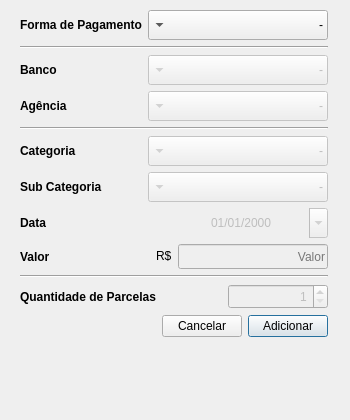
<?xml version="1.0" encoding="UTF-8"?>
<ui version="4.0">
 <class>AddExpenseBudget</class>
 <widget class="QWidget" name="AddExpenseBudget">
  <property name="windowModality">
   <enum>Qt::NonModal</enum>
  </property>
  <property name="enabled">
   <bool>true</bool>
  </property>
  <property name="geometry">
   <rect>
    <x>0</x>
    <y>0</y>
    <width>350</width>
    <height>420</height>
   </rect>
  </property>
  <property name="sizePolicy">
   <sizepolicy hsizetype="Preferred" vsizetype="Preferred">
    <horstretch>0</horstretch>
    <verstretch>0</verstretch>
   </sizepolicy>
  </property>
  <property name="minimumSize">
   <size>
    <width>350</width>
    <height>290</height>
   </size>
  </property>
  <property name="maximumSize">
   <size>
    <width>350</width>
    <height>420</height>
   </size>
  </property>
  <property name="windowTitle">
   <string>AddBudget</string>
  </property>
  <property name="locale">
   <locale language="Portuguese" country="Brazil"/>
  </property>
  <widget class="QWidget" name="layoutWidget">
   <property name="geometry">
    <rect>
     <x>10</x>
     <y>10</y>
     <width>331</width>
     <height>401</height>
    </rect>
   </property>
   <layout class="QVBoxLayout" name="verticalLayout">
    <property name="spacing">
     <number>-1</number>
    </property>
    <property name="sizeConstraint">
     <enum>QLayout::SetFixedSize</enum>
    </property>
    <property name="leftMargin">
     <number>10</number>
    </property>
    <property name="topMargin">
     <number>0</number>
    </property>
    <property name="rightMargin">
     <number>0</number>
    </property>
    <property name="bottomMargin">
     <number>0</number>
    </property>
    <item>
     <layout class="QHBoxLayout" name="horizontalLayout">
      <item>
       <widget class="QLabel" name="budgetTypeLabel">
        <property name="font">
         <font>
          <family>Arial</family>
          <weight>75</weight>
          <bold>true</bold>
         </font>
        </property>
        <property name="text">
         <string>Forma de Pagamento</string>
        </property>
        <property name="textInteractionFlags">
         <set>Qt::NoTextInteraction</set>
        </property>
       </widget>
      </item>
      <item>
       <widget class="QComboBox" name="budgetType">
        <property name="sizePolicy">
         <sizepolicy hsizetype="Fixed" vsizetype="Fixed">
          <horstretch>0</horstretch>
          <verstretch>0</verstretch>
         </sizepolicy>
        </property>
        <property name="minimumSize">
         <size>
          <width>180</width>
          <height>30</height>
         </size>
        </property>
        <property name="maximumSize">
         <size>
          <width>180</width>
          <height>30</height>
         </size>
        </property>
        <property name="mouseTracking">
         <bool>false</bool>
        </property>
        <property name="focusPolicy">
         <enum>Qt::WheelFocus</enum>
        </property>
        <property name="acceptDrops">
         <bool>false</bool>
        </property>
        <property name="statusTip">
         <string/>
        </property>
        <property name="layoutDirection">
         <enum>Qt::RightToLeft</enum>
        </property>
        <property name="autoFillBackground">
         <bool>false</bool>
        </property>
        <property name="locale">
         <locale language="Portuguese" country="Brazil"/>
        </property>
        <property name="editable">
         <bool>false</bool>
        </property>
        <property name="currentText">
         <string>-</string>
        </property>
        <property name="insertPolicy">
         <enum>QComboBox::NoInsert</enum>
        </property>
        <property name="sizeAdjustPolicy">
         <enum>QComboBox::AdjustToContents</enum>
        </property>
        <property name="duplicatesEnabled">
         <bool>false</bool>
        </property>
        <property name="modelColumn">
         <number>0</number>
        </property>
        <item>
         <property name="text">
          <string>-</string>
         </property>
        </item>
        <item>
         <property name="text">
          <string>Dinheiro</string>
         </property>
        </item>
        <item>
         <property name="text">
          <string>Débito em Conta</string>
         </property>
        </item>
        <item>
         <property name="text">
          <string>Cartão de Crédito</string>
         </property>
        </item>
       </widget>
      </item>
     </layout>
    </item>
    <item>
     <widget class="Line" name="line_1">
      <property name="orientation">
       <enum>Qt::Horizontal</enum>
      </property>
     </widget>
    </item>
    <item>
     <layout class="QHBoxLayout" name="bank_issuerHLayout">
      <item>
       <widget class="QLabel" name="bank_issuerLabel">
        <property name="enabled">
         <bool>true</bool>
        </property>
        <property name="font">
         <font>
          <family>Arial</family>
          <weight>75</weight>
          <bold>true</bold>
         </font>
        </property>
        <property name="text">
         <string>Banco</string>
        </property>
        <property name="scaledContents">
         <bool>false</bool>
        </property>
        <property name="wordWrap">
         <bool>false</bool>
        </property>
        <property name="openExternalLinks">
         <bool>false</bool>
        </property>
        <property name="textInteractionFlags">
         <set>Qt::NoTextInteraction</set>
        </property>
       </widget>
      </item>
      <item>
       <widget class="QComboBox" name="bank_issuer">
        <property name="enabled">
         <bool>false</bool>
        </property>
        <property name="sizePolicy">
         <sizepolicy hsizetype="Fixed" vsizetype="Fixed">
          <horstretch>0</horstretch>
          <verstretch>0</verstretch>
         </sizepolicy>
        </property>
        <property name="minimumSize">
         <size>
          <width>180</width>
          <height>30</height>
         </size>
        </property>
        <property name="maximumSize">
         <size>
          <width>180</width>
          <height>30</height>
         </size>
        </property>
        <property name="mouseTracking">
         <bool>false</bool>
        </property>
        <property name="focusPolicy">
         <enum>Qt::WheelFocus</enum>
        </property>
        <property name="layoutDirection">
         <enum>Qt::RightToLeft</enum>
        </property>
        <property name="locale">
         <locale language="Portuguese" country="Brazil"/>
        </property>
        <property name="editable">
         <bool>false</bool>
        </property>
        <property name="insertPolicy">
         <enum>QComboBox::NoInsert</enum>
        </property>
        <property name="sizeAdjustPolicy">
         <enum>QComboBox::AdjustToContents</enum>
        </property>
        <item>
         <property name="text">
          <string>-</string>
         </property>
        </item>
       </widget>
      </item>
     </layout>
    </item>
    <item>
     <layout class="QHBoxLayout" name="numberHLayout">
      <item>
       <widget class="QLabel" name="numberLabel">
        <property name="enabled">
         <bool>true</bool>
        </property>
        <property name="font">
         <font>
          <family>Arial</family>
          <weight>75</weight>
          <bold>true</bold>
         </font>
        </property>
        <property name="text">
         <string>Agência</string>
        </property>
        <property name="scaledContents">
         <bool>false</bool>
        </property>
        <property name="wordWrap">
         <bool>false</bool>
        </property>
        <property name="openExternalLinks">
         <bool>false</bool>
        </property>
        <property name="textInteractionFlags">
         <set>Qt::NoTextInteraction</set>
        </property>
       </widget>
      </item>
      <item>
       <widget class="QComboBox" name="number">
        <property name="enabled">
         <bool>false</bool>
        </property>
        <property name="sizePolicy">
         <sizepolicy hsizetype="Fixed" vsizetype="Fixed">
          <horstretch>0</horstretch>
          <verstretch>0</verstretch>
         </sizepolicy>
        </property>
        <property name="minimumSize">
         <size>
          <width>180</width>
          <height>30</height>
         </size>
        </property>
        <property name="maximumSize">
         <size>
          <width>180</width>
          <height>30</height>
         </size>
        </property>
        <property name="mouseTracking">
         <bool>false</bool>
        </property>
        <property name="focusPolicy">
         <enum>Qt::WheelFocus</enum>
        </property>
        <property name="layoutDirection">
         <enum>Qt::RightToLeft</enum>
        </property>
        <property name="locale">
         <locale language="Portuguese" country="Brazil"/>
        </property>
        <property name="editable">
         <bool>false</bool>
        </property>
        <property name="insertPolicy">
         <enum>QComboBox::NoInsert</enum>
        </property>
        <property name="sizeAdjustPolicy">
         <enum>QComboBox::AdjustToContents</enum>
        </property>
        <item>
         <property name="text">
          <string>-</string>
         </property>
        </item>
       </widget>
      </item>
     </layout>
    </item>
    <item>
     <widget class="Line" name="line_2">
      <property name="orientation">
       <enum>Qt::Horizontal</enum>
      </property>
     </widget>
    </item>
    <item>
     <layout class="QHBoxLayout" name="horizontalLayout_7">
      <item>
       <widget class="QLabel" name="categoryLabel">
        <property name="font">
         <font>
          <family>Arial</family>
          <weight>75</weight>
          <bold>true</bold>
         </font>
        </property>
        <property name="text">
         <string>Categoria</string>
        </property>
        <property name="textInteractionFlags">
         <set>Qt::NoTextInteraction</set>
        </property>
       </widget>
      </item>
      <item>
       <widget class="QComboBox" name="category">
        <property name="enabled">
         <bool>false</bool>
        </property>
        <property name="sizePolicy">
         <sizepolicy hsizetype="Fixed" vsizetype="Fixed">
          <horstretch>0</horstretch>
          <verstretch>0</verstretch>
         </sizepolicy>
        </property>
        <property name="minimumSize">
         <size>
          <width>180</width>
          <height>30</height>
         </size>
        </property>
        <property name="maximumSize">
         <size>
          <width>180</width>
          <height>30</height>
         </size>
        </property>
        <property name="mouseTracking">
         <bool>false</bool>
        </property>
        <property name="focusPolicy">
         <enum>Qt::WheelFocus</enum>
        </property>
        <property name="layoutDirection">
         <enum>Qt::RightToLeft</enum>
        </property>
        <property name="locale">
         <locale language="Portuguese" country="Brazil"/>
        </property>
        <property name="editable">
         <bool>false</bool>
        </property>
        <property name="insertPolicy">
         <enum>QComboBox::NoInsert</enum>
        </property>
        <property name="sizeAdjustPolicy">
         <enum>QComboBox::AdjustToContents</enum>
        </property>
        <item>
         <property name="text">
          <string>-</string>
         </property>
        </item>
       </widget>
      </item>
     </layout>
    </item>
    <item>
     <layout class="QHBoxLayout" name="subcategoryHLayout">
      <item>
       <widget class="QLabel" name="subcategoryLabel">
        <property name="font">
         <font>
          <family>Arial</family>
          <weight>75</weight>
          <bold>true</bold>
         </font>
        </property>
        <property name="text">
         <string>Sub Categoria</string>
        </property>
        <property name="textInteractionFlags">
         <set>Qt::NoTextInteraction</set>
        </property>
       </widget>
      </item>
      <item>
       <widget class="QComboBox" name="subcategory">
        <property name="enabled">
         <bool>false</bool>
        </property>
        <property name="sizePolicy">
         <sizepolicy hsizetype="Fixed" vsizetype="Fixed">
          <horstretch>0</horstretch>
          <verstretch>0</verstretch>
         </sizepolicy>
        </property>
        <property name="minimumSize">
         <size>
          <width>180</width>
          <height>30</height>
         </size>
        </property>
        <property name="maximumSize">
         <size>
          <width>180</width>
          <height>30</height>
         </size>
        </property>
        <property name="mouseTracking">
         <bool>false</bool>
        </property>
        <property name="focusPolicy">
         <enum>Qt::WheelFocus</enum>
        </property>
        <property name="layoutDirection">
         <enum>Qt::RightToLeft</enum>
        </property>
        <property name="locale">
         <locale language="Portuguese" country="Brazil"/>
        </property>
        <property name="editable">
         <bool>false</bool>
        </property>
        <property name="insertPolicy">
         <enum>QComboBox::NoInsert</enum>
        </property>
        <property name="sizeAdjustPolicy">
         <enum>QComboBox::AdjustToContents</enum>
        </property>
        <item>
         <property name="text">
          <string>-</string>
         </property>
        </item>
       </widget>
      </item>
     </layout>
    </item>
    <item>
     <layout class="QHBoxLayout" name="horizontalLayout_9">
      <item>
       <widget class="QLabel" name="budgetDateLabel">
        <property name="font">
         <font>
          <family>Arial</family>
          <weight>75</weight>
          <bold>true</bold>
         </font>
        </property>
        <property name="text">
         <string>Data</string>
        </property>
        <property name="textInteractionFlags">
         <set>Qt::NoTextInteraction</set>
        </property>
       </widget>
      </item>
      <item>
       <widget class="QDateEdit" name="budgetDate">
        <property name="enabled">
         <bool>false</bool>
        </property>
        <property name="minimumSize">
         <size>
          <width>153</width>
          <height>30</height>
         </size>
        </property>
        <property name="maximumSize">
         <size>
          <width>180</width>
          <height>30</height>
         </size>
        </property>
        <property name="mouseTracking">
         <bool>false</bool>
        </property>
        <property name="whatsThis">
         <string/>
        </property>
        <property name="layoutDirection">
         <enum>Qt::LeftToRight</enum>
        </property>
        <property name="locale">
         <locale language="Portuguese" country="Brazil"/>
        </property>
        <property name="wrapping">
         <bool>true</bool>
        </property>
        <property name="frame">
         <bool>false</bool>
        </property>
        <property name="alignment">
         <set>Qt::AlignCenter</set>
        </property>
        <property name="readOnly">
         <bool>false</bool>
        </property>
        <property name="buttonSymbols">
         <enum>QAbstractSpinBox::UpDownArrows</enum>
        </property>
        <property name="specialValueText">
         <string notr="true"/>
        </property>
        <property name="showGroupSeparator" stdset="0">
         <bool>false</bool>
        </property>
        <property name="currentSection">
         <enum>QDateTimeEdit::DaySection</enum>
        </property>
        <property name="displayFormat">
         <string>dd/MM/yyyy</string>
        </property>
        <property name="calendarPopup">
         <bool>true</bool>
        </property>
        <property name="currentSectionIndex">
         <number>0</number>
        </property>
       </widget>
      </item>
     </layout>
    </item>
    <item>
     <layout class="QHBoxLayout" name="horizontalLayout_10">
      <item>
       <widget class="QLabel" name="budgetValueLabel">
        <property name="font">
         <font>
          <family>Arial</family>
          <weight>75</weight>
          <bold>true</bold>
         </font>
        </property>
        <property name="text">
         <string>Valor</string>
        </property>
        <property name="textInteractionFlags">
         <set>Qt::NoTextInteraction</set>
        </property>
       </widget>
      </item>
      <item>
       <widget class="QLabel" name="currency">
        <property name="minimumSize">
         <size>
          <width>16</width>
          <height>16</height>
         </size>
        </property>
        <property name="maximumSize">
         <size>
          <width>16</width>
          <height>16</height>
         </size>
        </property>
        <property name="text">
         <string>R$</string>
        </property>
        <property name="textInteractionFlags">
         <set>Qt::NoTextInteraction</set>
        </property>
       </widget>
      </item>
      <item>
       <widget class="QLineEdit" name="budgetValue">
        <property name="enabled">
         <bool>false</bool>
        </property>
        <property name="sizePolicy">
         <sizepolicy hsizetype="Fixed" vsizetype="Fixed">
          <horstretch>0</horstretch>
          <verstretch>0</verstretch>
         </sizepolicy>
        </property>
        <property name="minimumSize">
         <size>
          <width>150</width>
          <height>25</height>
         </size>
        </property>
        <property name="maximumSize">
         <size>
          <width>177</width>
          <height>25</height>
         </size>
        </property>
        <property name="focusPolicy">
         <enum>Qt::WheelFocus</enum>
        </property>
        <property name="acceptDrops">
         <bool>false</bool>
        </property>
        <property name="toolTip">
         <string notr="true"/>
        </property>
        <property name="locale">
         <locale language="Portuguese" country="Brazil"/>
        </property>
        <property name="inputMethodHints">
         <set>Qt::ImhDigitsOnly|Qt::ImhFormattedNumbersOnly</set>
        </property>
        <property name="inputMask">
         <string notr="true"/>
        </property>
        <property name="text">
         <string/>
        </property>
        <property name="echoMode">
         <enum>QLineEdit::Normal</enum>
        </property>
        <property name="alignment">
         <set>Qt::AlignRight|Qt::AlignTrailing|Qt::AlignVCenter</set>
        </property>
        <property name="placeholderText">
         <string>Valor</string>
        </property>
       </widget>
      </item>
     </layout>
    </item>
    <item>
     <widget class="Line" name="line_3">
      <property name="orientation">
       <enum>Qt::Horizontal</enum>
      </property>
     </widget>
    </item>
    <item>
     <layout class="QHBoxLayout" name="horizontalLayout_11">
      <item>
       <widget class="QLabel" name="installmentLabel">
        <property name="enabled">
         <bool>true</bool>
        </property>
        <property name="font">
         <font>
          <family>Arial</family>
          <weight>75</weight>
          <bold>true</bold>
         </font>
        </property>
        <property name="text">
         <string>Quantidade de Parcelas</string>
        </property>
        <property name="scaledContents">
         <bool>false</bool>
        </property>
        <property name="wordWrap">
         <bool>false</bool>
        </property>
        <property name="openExternalLinks">
         <bool>false</bool>
        </property>
        <property name="textInteractionFlags">
         <set>Qt::NoTextInteraction</set>
        </property>
       </widget>
      </item>
      <item>
       <widget class="QSpinBox" name="installment">
        <property name="enabled">
         <bool>false</bool>
        </property>
        <property name="sizePolicy">
         <sizepolicy hsizetype="Fixed" vsizetype="Fixed">
          <horstretch>0</horstretch>
          <verstretch>0</verstretch>
         </sizepolicy>
        </property>
        <property name="minimumSize">
         <size>
          <width>100</width>
          <height>25</height>
         </size>
        </property>
        <property name="maximumSize">
         <size>
          <width>100</width>
          <height>25</height>
         </size>
        </property>
        <property name="sizeIncrement">
         <size>
          <width>0</width>
          <height>0</height>
         </size>
        </property>
        <property name="wrapping">
         <bool>false</bool>
        </property>
        <property name="frame">
         <bool>true</bool>
        </property>
        <property name="alignment">
         <set>Qt::AlignRight|Qt::AlignTrailing|Qt::AlignVCenter</set>
        </property>
        <property name="correctionMode">
         <enum>QAbstractSpinBox::CorrectToNearestValue</enum>
        </property>
        <property name="minimum">
         <number>1</number>
        </property>
        <property name="maximum">
         <number>1000</number>
        </property>
       </widget>
      </item>
     </layout>
    </item>
    <item>
     <layout class="QHBoxLayout" name="horizontalLayout_12">
      <item>
       <spacer name="horizontalSpacer">
        <property name="orientation">
         <enum>Qt::Horizontal</enum>
        </property>
        <property name="sizeHint" stdset="0">
         <size>
          <width>40</width>
          <height>20</height>
         </size>
        </property>
       </spacer>
      </item>
      <item>
       <widget class="QPushButton" name="cancelButton">
        <property name="text">
         <string>Cancelar</string>
        </property>
        <property name="shortcut">
         <string>Esc</string>
        </property>
       </widget>
      </item>
      <item>
       <widget class="QPushButton" name="addButton">
        <property name="focusPolicy">
         <enum>Qt::NoFocus</enum>
        </property>
        <property name="text">
         <string>Adicionar</string>
        </property>
        <property name="shortcut">
         <string>Return</string>
        </property>
        <property name="checkable">
         <bool>true</bool>
        </property>
        <property name="checked">
         <bool>false</bool>
        </property>
        <property name="autoDefault">
         <bool>false</bool>
        </property>
        <property name="default">
         <bool>true</bool>
        </property>
        <property name="flat">
         <bool>false</bool>
        </property>
       </widget>
      </item>
     </layout>
    </item>
   </layout>
  </widget>
 </widget>
 <tabstops>
  <tabstop>budgetType</tabstop>
  <tabstop>category</tabstop>
  <tabstop>subcategory</tabstop>
  <tabstop>budgetDate</tabstop>
  <tabstop>budgetValue</tabstop>
  <tabstop>installment</tabstop>
  <tabstop>addButton</tabstop>
  <tabstop>cancelButton</tabstop>
 </tabstops>
 <resources/>
 <connections>
  <connection>
   <sender>cancelButton</sender>
   <signal>clicked()</signal>
   <receiver>AddExpenseBudget</receiver>
   <slot>close()</slot>
   <hints>
    <hint type="sourcelabel">
     <x>90</x>
     <y>432</y>
    </hint>
    <hint type="destinationlabel">
     <x>169</x>
     <y>227</y>
    </hint>
   </hints>
  </connection>
 </connections>
</ui>
